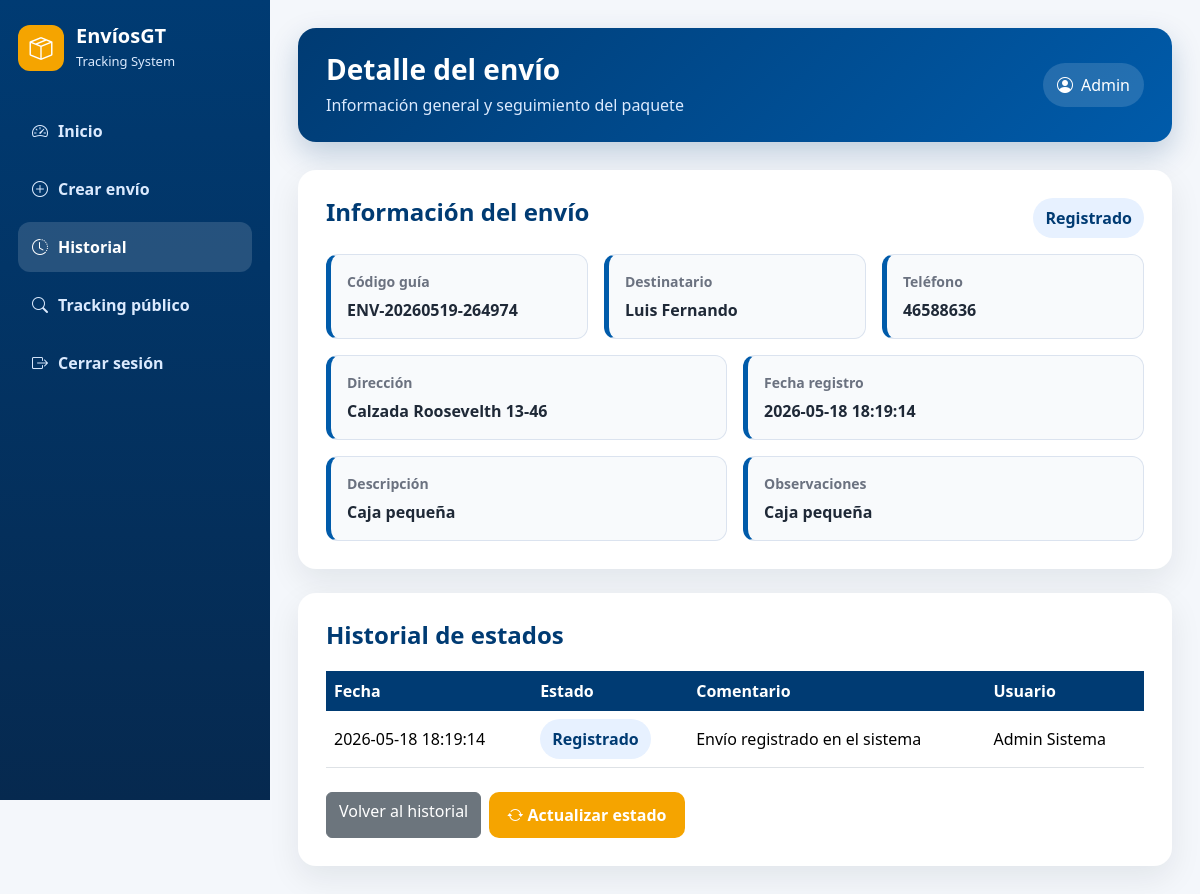
Before: /detalle_envio.php?id=1 (signed in) with the older database file.
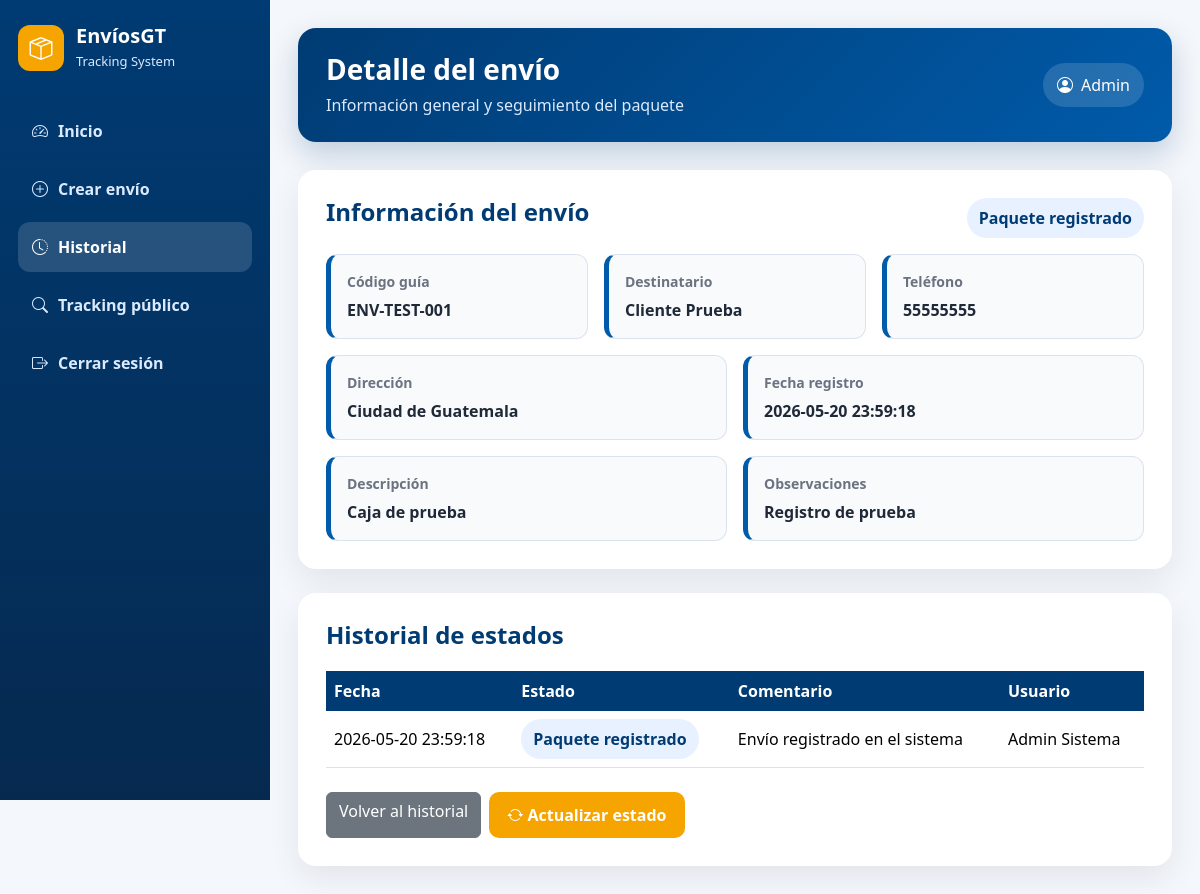
After: the same page with the newer database file.
### tables this page shows
CREATE TABLE envio (
    id_envio INT AUTO_INCREMENT PRIMARY KEY,
    codigo_guia VARCHAR(40) NOT NULL UNIQUE,
    id_usuario_remitente INT NOT NULL,
    nombre_destinatario VARCHAR(100) NOT NULL,
    telefono_destinatario VARCHAR(20) NOT NULL,
    direccion_destinatario VARCHAR(255) NOT NULL,
    descripcion_paquete VARCHAR(255) NOT NULL,
    peso DECIMAL(10,2) NOT NULL,
    es_fragil TINYINT(1) NOT NULL DEFAULT 0,
    tipo_paquete VARCHAR(80),
    fecha_registro DATETIME NOT NULL DEFAULT CURRENT_TIMESTAMP,
    estado_actual_id INT NOT NULL,
    observaciones VARCHAR(255),
    instrucciones_entrega VARCHAR(255),
    FOREIGN KEY (id_usuario_remitente) REFERENCES usuario(id_usuario),
    FOREIGN KEY (estado_actual_id) REFERENCES estado(id_estado)
);

CREATE TABLE estado (
    id_estado INT AUTO_INCREMENT PRIMARY KEY,
    nombre_estado VARCHAR(100) NOT NULL UNIQUE,
    descripcion VARCHAR(255),
    orden_estado INT NOT NULL,
    es_final TINYINT(1) NOT NULL DEFAULT 0
);

CREATE TABLE historia_estado (
    id_historial INT AUTO_INCREMENT PRIMARY KEY,
    id_envio INT NOT NULL,
    id_estado INT NOT NULL,
    id_usuario INT NOT NULL,
    fecha_hora DATETIME NOT NULL DEFAULT CURRENT_TIMESTAMP,
    comentario VARCHAR(255),
    FOREIGN KEY (id_envio) REFERENCES envio(id_envio),
    FOREIGN KEY (id_estado) REFERENCES estado(id_estado),
    FOREIGN KEY (id_usuario) REFERENCES usuario(id_usuario)
);

CREATE TABLE usuario (
    id_usuario INT AUTO_INCREMENT PRIMARY KEY,
    id_rol INT NOT NULL,
    nombres VARCHAR(100) NOT NULL,
    apellidos VARCHAR(100) NOT NULL,
    correo VARCHAR(120) NOT NULL UNIQUE,
    password_hash VARCHAR(255) NOT NULL,
    telefono VARCHAR(20),
    direccion VARCHAR(255),
    estado VARCHAR(20) NOT NULL DEFAULT 'activo',
    FOREIGN KEY (id_rol) REFERENCES rol(id_rol)
);

### includes/funciones.php (called while the page is built, shortened)
<?php
function e($valor) {
    return htmlspecialchars((string)$valor, ENT_QUOTES, 'UTF-8');
}

### detalle_envio.php (the view, shortened to what this page needs)
<?php
require_once 'includes/funciones.php';
require_once 'config/conexion.php';
$idEnvio = intval($_GET['id'] ?? 0);
$sqlEnvio = "SELECT e.*, es.nombre_estado FROM envio e INNER JOIN estado es ON e.estado_actual_id = es.id_estado WHERE e.id_envio = :id";
$stmt = $conexion->prepare($sqlEnvio);
$stmt->bindValue(':id', $idEnvio, PDO::PARAM_INT);
$stmt->execute();
$envio = $stmt->fetch();
$sqlHist = "SELECT h.fecha_hora, es.nombre_estado, h.comentario, u.nombres, u.apellidos
            FROM historia_estado h
            INNER JOIN estado es ON h.id_estado = es.id_estado
            INNER JOIN usuario u ON h.id_usuario = u.id_usuario
            WHERE h.id_envio = :id
            ORDER BY h.fecha_hora ASC";
$stmtHist = $conexion->prepare($sqlHist);
$stmtHist->bindValue(':id', $idEnvio, PDO::PARAM_INT);
$stmtHist->execute();
$historial = $stmtHist->fetchAll();
include 'includes/header.php';
?>
<div class="app-card">
    <div class="d-flex justify-content-between flex-wrap gap-2 mb-3">
        <h4 class="card-title mb-0">Información del envío</h4>
        <span class="badge-status"><?php echo e($envio['nombre_estado']); ?></span>
    </div>
    <div class="row g-3">
        <div class="col-md-4"><div class="info-box"><small>Código guía</small><strong><?php echo e($envio['codigo_guia']); ?></strong></div></div>
        <div class="col-md-4"><div class="info-box"><small>Destinatario</small><strong><?php echo e($envio['nombre_destinatario']); ?></strong></div></div>
        <div class="col-md-4"><div class="info-box"><small>Teléfono</small><strong><?php echo e($envio['telefono_destinatario']); ?></strong></div></div>
        <div class="col-md-6"><div class="info-box"><small>Dirección</small><strong><?php echo e($envio['direccion_destinatario']); ?></strong></div></div>
        <div class="col-md-6"><div class="info-box"><small>Fecha registro</small><strong><?php echo e($envio['fecha_registro']); ?></strong></div></div>
        <div class="col-md-6"><div class="info-box"><small>Descripción</small><strong><?php echo e($envio['descripcion_paquete']); ?></strong></div></div>
        <div class="col-md-6"><div class="info-box"><small>Observaciones</small><strong><?php echo e($envio['observaciones'] ?: 'Sin observaciones'); ?></strong></div></div>
    </div>
</div>
<div class="app-card table-card">
    <h4 class="card-title">Historial de estados</h4>
    <table class="table table-hover align-middle">
        <thead><tr><th>Fecha</th><th>Estado</th><th>Comentario</th><th>Usuario</th></tr></thead>
        <tbody>
        <?php foreach ($historial as $item): ?>
            <tr><td><?php echo e($item['fecha_hora']); ?></td><td><span class="badge-status"><?php echo e($item['nombre_estado']); ?></span></td><td><?php echo e($item['comentario']); ?></td><td><?php echo e($item['nombres'].' '.$item['apellidos']); ?></td></tr>
        <?php endforeach; ?>
        </tbody>
    </table>
    <div class="mt-4 d-flex gap-2 flex-wrap">
        <a class="btn btn-secondary" href="historial_envios.php">Volver al historial</a>
        <a class="btn btn-bi" href="actualizar_estado.php?id=<?php echo e($envio['id_envio']); ?>"><i class="bi bi-arrow-repeat"></i> Actualizar estado</a>
    </div>
</div>
<?php include 'includes/footer.php'; ?>

Changed rows visible on the page:
changed envio: estado_actual.nombre_estado "Registrado" → "Paquete registrado"; codigo_guia "ENV-20260519-264974" → "ENV-TEST-001"; nombre_destinatario "Luis Fernando" → "Cliente Prueba"; telefono_destinatario "46588636" → "55555555"; direccion_destinatario "Calzada Roosevelth 13-46" → "Ciudad de Guatemala"; fecha_registro "2026-05-18 18:19:14" → "2026-05-20 23:59:18"; descripcion_paquete "Caja pequeña" → "Caja de prueba"; observaciones "Caja pequeña" → "Registro de prueba"
changed historia_estado "Envío registrado en el sistema": fecha_hora "2026-05-18 18:19:14" → "2026-05-20 23:59:18"; id_estado.nombre_estado "Registrado" → "Paquete registrado"
